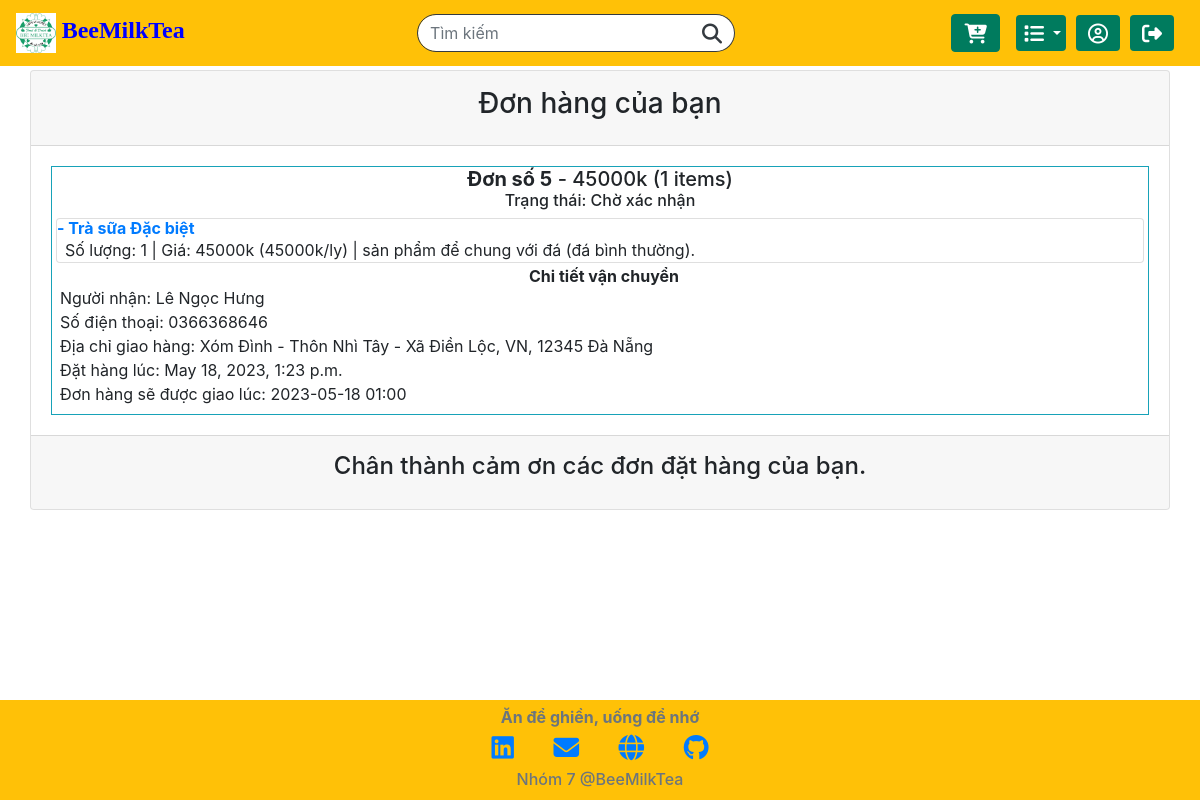
Screenshot of /history (signed in) with the database file from the repository.
### orders/models.py (models this page shows, shortened)
class Ordered_item(models.Model):
    product = models.ForeignKey(Product, on_delete=models.CASCADE, related_name="product")
    quantity = models.IntegerField()
    price_quantity = models.IntegerField()
    notice = models.TextField(blank=True)

class Order(models.Model):
    user = models.ForeignKey(User, on_delete=models.CASCADE, related_name="usernames")
    ordered_items = models.ManyToManyField(Ordered_item, blank=True, related_name="items")
    name = models.CharField(max_length=32, blank=True)
    mobile = models.CharField(max_length=16, blank=True)
    shipping_address = models.TextField(blank=True)
    email = models.CharField(max_length=64, blank=True)
    total_price = models.IntegerField()
    ordered_time = models.DateTimeField(auto_now_add=True)
    expected_time_request = models.TextField(blank=True)
    delivery_time = models.CharField(max_length=32, blank=True, null=True)
    status = models.CharField(max_length=32, choices=STATUS, default='Chờ xác nhận')

class Product(models.Model):
    name = models.CharField(max_length=64)
    category = models.CharField(max_length=32, choices=CATEGORIES, default='TRÀ SỮA')
    price = models.IntegerField(default=50000)
    unit = models.CharField(max_length=10, default='1 ly')
    availability = models.CharField(max_length=32, choices=AVAILABILITIES, default='có sẵn')
    quantity = models.IntegerField()
    description_short = models.CharField(max_length=64, default='có sẵn')
    description_long = models.TextField(default='có sẵn')
    image = models.ImageField(verbose_name="Product Image", upload_to="orders/static/orders/images/", default=None, blank=True)
    image_filename = models.CharField(max_length=256, default="image.jpg")

### orders/views.py (the view)
# urls.py: path("history", views.history_view, name="history"),
def history_view(request):
    orders = list_detail_orders(Order.objects.filter(user=request.user))
    context = {
        "orders": orders,
    }
    return render(request, 'orders/history.html', context)

### orders/templates/orders/history.html (shortened to what this page needs)
{% extends "orders/base.html" %}
{% block script %}
{% load static %}
{% endblock %}
{% block main %}
<div class="container-md cart p-0 mt-3 mb-3">
  <div class="card">
    <div class="card-header pt-3 pb-3 pl-0 pr-0">
      <div class="w-100 m-0">
        <div class="d-flex align-items-center justify-content-center">
          <h3>Đơn hàng của bạn</h3>
        </div>
      </div>
    </div>
    <div class="card-body">
      {% for id, order in orders.items %}
      <div class="border border-info p-0">
        <h5 class="text-center m-0"><b>Đơn số {{ id }}</b> - {{ order.total_price }}k ({{ order.item_count }} items)</h5>
        <h6 class="text-center">Trạng thái: {{ order.status }}</h6>
        <ul class="list-group m-1">
          {% for item in order.ordered_products %}
          <li class="list-group-item p-0">
            <a href="/item/{{item.id}}"><h6 class="m-0"><b>- {{ item.name }}</b></h6></a>
            <p class="m-0 pl-2">Số lượng: {{ item.quantity }} | Giá: {{ item.price }}k ({{ item.basic_price }}k/{{ item.unit }}) | {{ item.user_request }}</p>
          </li>
          {% endfor %}
        </ul>
        <div class="reciever_info ml-2 mb-2">
          <h6 class="text-center mb-0"><b>Chi tiết vận chuyển</b></h6>
          <p class="m-0">Người nhận: {{ order.customer_name }}</p>
          <p class="m-0">Số điện thoại: {{ order.customer_mobile }}</p>
          <p class="m-0">Địa chỉ giao hàng: {{ order.shipping_address }}</p>
          <p class="m-0">Đặt hàng lúc: {{ order.customer_ordered_time }}</p>
          {% if order.delivery_time != None %}
          <p class="m-0">Đơn hàng sẽ được giao lúc: {{ order.delivery_time }}</p>
          {% endif %}
        </div>
      </div>
      {% endfor %}
    </div>
    <div class="card-footer">
      <div class="d-flex align-items-center mt-1 mb-3 justify-content-center">
        <h4 class="text-center m-0">Chân thành cảm ơn các đơn đặt hàng của bạn.</h4>
      </div>
    </div>
  </div>
</div>
{% endblock %}

### static/orders/css/styles.css (style rules this page uses)
html { min-height: 100%; position: relative; }
body { margin-bottom: 100px; margin-top: 70px; }

### rows the page displays
Ordered_item: id "5", total_price "45000", item_count "1", status "Chờ xác nhận", quantity "1", price "45000", basic_price "45000", user_request "sản phẩm để chung với đá (đá bình thường).", customer_name "Lê Ngọc Hưng", customer_mobile "0366368646", shipping_address "Xóm Đình - Thôn Nhì Tây - Xã Điền Lộc, VN, 12345 Đà Nẵng", customer_ordered_time "May 18, 2023, 1:23 p.m.", delivery_time "2023-05-18 01:00"
Product: name "Trà sữa Đặc biệt", unit "ly"
